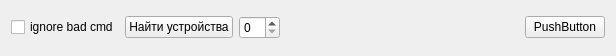
<?xml version="1.0" encoding="UTF-8"?>
<ui version="4.0">
 <class>B588</class>
 <widget class="QWidget" name="B588">
  <property name="geometry">
   <rect>
    <x>0</x>
    <y>0</y>
    <width>616</width>
    <height>56</height>
   </rect>
  </property>
  <property name="windowTitle">
   <string>Dialog</string>
  </property>
  <layout class="QVBoxLayout" name="verticalLayout">
   <item>
    <layout class="QHBoxLayout" name="horizontalLayout_11">
     <item>
      <widget class="QCheckBox" name="cb_ignore_bad_cmd">
       <property name="text">
        <string>ignore bad cmd</string>
       </property>
      </widget>
     </item>
     <item>
      <widget class="QPushButton" name="btn_find_devices">
       <property name="text">
        <string>Найти устройства</string>
       </property>
      </widget>
     </item>
     <item>
      <widget class="QSpinBox" name="sb_address"/>
     </item>
     <item>
      <spacer name="horizontalSpacer">
       <property name="orientation">
        <enum>Qt::Horizontal</enum>
       </property>
       <property name="sizeHint" stdset="0">
        <size>
         <width>40</width>
         <height>20</height>
        </size>
       </property>
      </spacer>
     </item>
     <item>
      <widget class="QPushButton" name="pushButton">
       <property name="text">
        <string>PushButton</string>
       </property>
      </widget>
     </item>
    </layout>
   </item>
   <item>
    <layout class="QVBoxLayout" name="grapher_layout"/>
   </item>
  </layout>
 </widget>
 <resources/>
 <connections/>
</ui>
